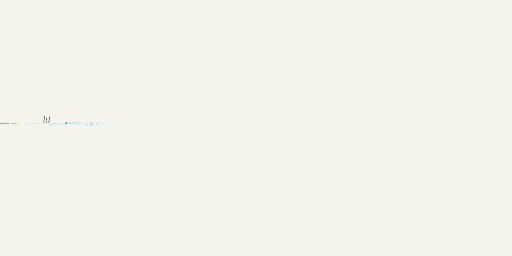

A 2D game scene composited from a Tiled map and its tileset images. What follows is a short description and the map's XML, with every tile layer's data as written:
An orthogonal 32x16 tile map with 16x16 px tiles, 1 tile layer (tiles) and 2 objects (rectangle, sprite).

<map version="1.0" tiledversion="1.0.3" orientation="orthogonal" renderorder="right-down" width="32" height="16" tilewidth="16" tileheight="16" backgroundcolor="#f4f4ed" nextobjectid="12">
 <tileset firstgid="1" name="pond" tilewidth="16" tileheight="16" tilecount="8" columns="8">
  <image source="../textures/pond.png" width="128" height="16" />
 </tileset>
 <layer name="tiles" width="32" height="16">
  <data encoding="csv">
0,0,0,0,0,0,0,0,0,0,0,0,0,0,0,0,0,0,0,0,0,0,0,0,0,0,0,0,0,0,0,0,
0,0,0,0,0,0,0,0,0,0,0,0,0,0,0,0,0,0,0,0,0,0,0,0,0,0,0,0,0,0,0,0,
0,0,0,0,0,0,0,0,0,0,0,0,0,0,0,0,0,0,0,0,0,0,0,0,0,0,0,0,0,0,0,0,
0,0,0,0,0,0,0,0,0,0,0,0,0,0,0,0,0,0,0,0,0,0,0,0,0,0,0,0,0,0,0,0,
0,0,0,0,0,0,0,0,0,0,0,0,0,0,0,0,0,0,0,0,0,0,0,0,0,0,0,0,0,0,0,0,
0,0,0,0,0,0,0,0,0,0,0,0,0,0,0,0,0,0,0,0,0,0,0,0,0,0,0,0,0,0,0,0,
0,0,0,0,0,0,0,0,0,0,0,0,0,0,0,0,0,0,0,0,0,0,0,0,0,0,0,0,0,0,0,0,
1,2,3,4,5,6,7,8,0,0,0,0,0,0,0,0,0,0,0,0,0,0,0,0,0,0,0,0,0,0,0,0,
0,0,0,0,0,0,0,0,0,0,0,0,0,0,0,0,0,0,0,0,0,0,0,0,0,0,0,0,0,0,0,0,
0,0,0,0,0,0,0,0,0,0,0,0,0,0,0,0,0,0,0,0,0,0,0,0,0,0,0,0,0,0,0,0,
0,0,0,0,0,0,0,0,0,0,0,0,0,0,0,0,0,0,0,0,0,0,0,0,0,0,0,0,0,0,0,0,
0,0,0,0,0,0,0,0,0,0,0,0,0,0,0,0,0,0,0,0,0,0,0,0,0,0,0,0,0,0,0,0,
0,0,0,0,0,0,0,0,0,0,0,0,0,0,0,0,0,0,0,0,0,0,0,0,0,0,0,0,0,0,0,0,
0,0,0,0,0,0,0,0,0,0,0,0,0,0,0,0,0,0,0,0,0,0,0,0,0,0,0,0,0,0,0,0,
0,0,0,0,0,0,0,0,0,0,0,0,0,0,0,0,0,0,0,0,0,0,0,0,0,0,0,0,0,0,0,0,
0,0,0,0,0,0,0,0,0,0,0,0,0,0,0,0,0,0,0,0,0,0,0,0,0,0,0,0,0,0,0,0
</data>
 </layer>
 <objectgroup name="objects">
  <object id="1" name="sun" type="rectangle" x="80" y="80" width="5" height="5">
   <properties>
    <property name="color" value="#ffffcd" />
   </properties>
  </object>
  <object id="11" name="player" type="sprite" gid="3" x="0" y="117" width="16" height="16" />
 </objectgroup>
</map>
